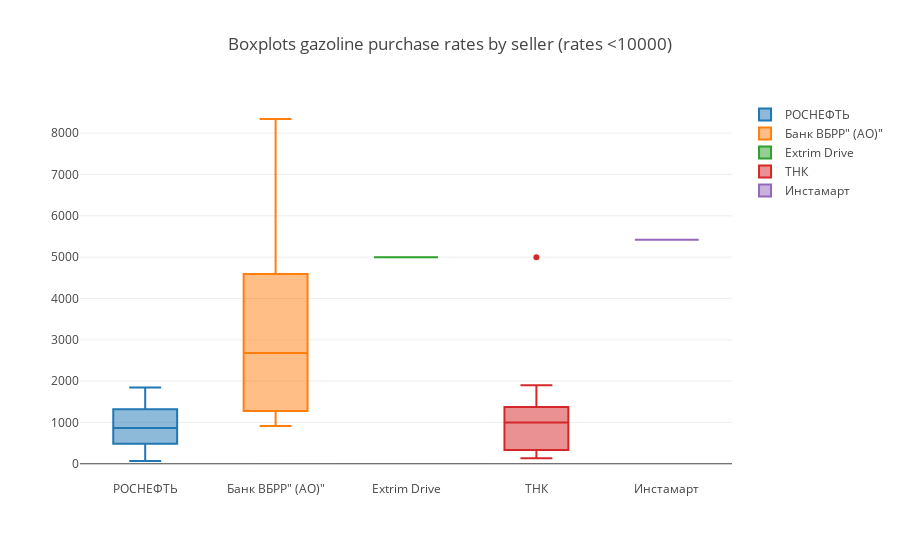

This figure's notebook cell:
### Code cell
temp = comb.loc[(comb.description=='Бензин')&(comb.rate<10000),['shop_description','rate']].drop_duplicates()

data = [go.Box(y = temp[temp.shop_description==shopd].rate, name=shopd) for shopd in temp.shop_description.unique()]
layout = go.Layout(title='Boxplots gazoline purchase rates by seller (rates <10000)')
fig = go.Figure(data=data, layout=layout)

pyo.iplot(fig)

### Figure 1 — Plotly figure (JSON) as saved in the notebook; plotly's stock layout.template omitted (floating-point values rounded to 4 significant figures)
{"data": [{"name": "РОСНЕФТЬ", "type": "box", "uid": "9dd0691b-b76e-4bd0-83ef-856bf2650693", "y": [366, 500, 400, 429.4, 583, 349.9, 700.1, 1845.0, 1754.0, 1282.0, 1131, 409, 1511.0, 1762, 1771.0, 1500, 864.8, 600, 389, 194, 67, 1639.0, 1221, 750, 999.7, 1000, 499.9, 732, 300, 535.5, 377, 1203, 1808.0, 1240.0, 1440.0, 800, 1122, 748, 1426.0, 1576.0, 350, 1508, 85, 600.7, 925.0, 1264.0, 1066.0, 80.94, 1000.0, 798, 1650.0, 420, 734, 1107.0, 754, 1753.0, 1185.0]}, {"name": "Банк ВБРР\" (АО)\"", "type": "box", "uid": "d1ff3fc3-a043-4667-a025-67e0e803d79a", "y": [3264.0, 911.2, 1111.0, 2864.0, 1221, 2244, 3439.0, 1436, 7840.0, 4977.0, 8249.0, 999.8, 2683.0, 8343.0, 2468.0]}, {"name": "Extrim Drive", "type": "box", "uid": "0102c010-d8a7-4443-8b14-3ed99b69a508", "y": [5000]}, {"name": "ТНК", "type": "box", "uid": "831c1914-5052-45bf-a9a9-b51c7cbec643", "y": [999.9, 1900.0, 1350, 138, 135.6, 1100, 367, 1840.0, 500.0, 299.9, 299.8, 1000, 5000, 406, 1326.0, 1137, 964.6, 299.7, 1400.0, 1500]}, {"name": "Инстамарт", "type": "box", "uid": "f4849de2-29b7-4aca-9bdd-16b25ce97db4", "y": [5418]}], "layout": {"title": {"text": "Boxplots gazoline purchase rates by seller (rates <10000)"}}}
